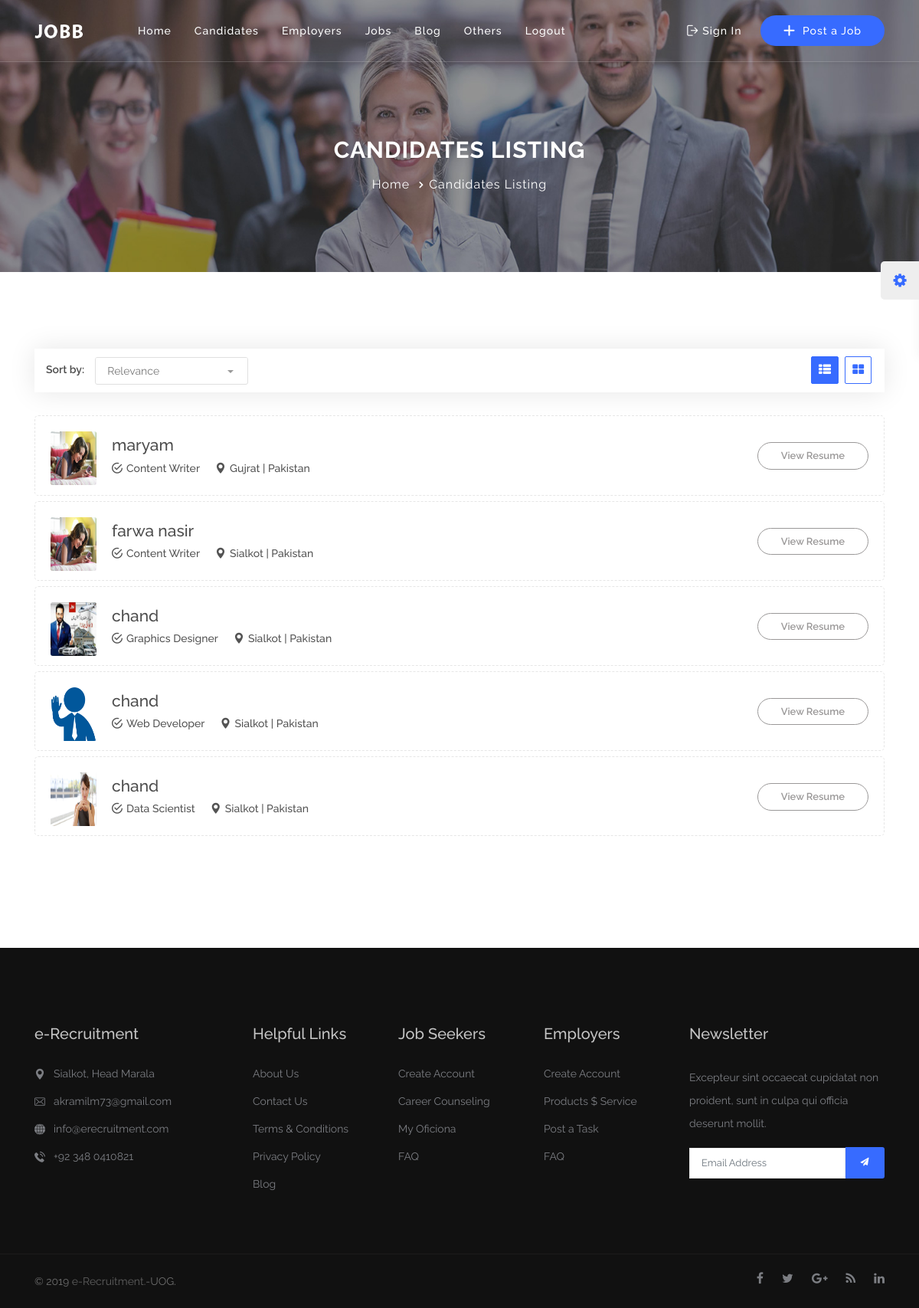
/candidate-list.php, run on the app's committed database.
### tables this page shows
CREATE TABLE `job_apply` (
  `id` int(11) NOT NULL,
  `name` varchar(255) NOT NULL,
  `father_name` varchar(255) NOT NULL,
  `email` varchar(255) NOT NULL,
  `address` varchar(255) NOT NULL,
  `gender` varchar(255) NOT NULL,
  `country` varchar(255) NOT NULL,
  `city` varchar(255) NOT NULL,
  `experties` varchar(255) NOT NULL,
  `qualification` varchar(255) NOT NULL,
  `experience` varchar(244) NOT NULL,
  `about_you` text NOT NULL,
  `picture` varchar(255) NOT NULL,
  `resume` varchar(255) NOT NULL,
  `current_date` timestamp NOT NULL DEFAULT CURRENT_TIMESTAMP,
  `j_id` int(11) NOT NULL
);

### HTML/candidatePagination.php (called while the page is built, shortened)
<?php
include('includes/db.php');
$page = (isset($_GET['page']) && $_GET['page'] > 0) ? $_GET['page'] : 1;
$perPage = 5;
$limit = ($page > 1) ? ($page * $perPage) - $perPage : 0 ;
$sql = "SELECT SQL_CALC_FOUND_ROWS * FROM job_apply LIMIT {$limit}, {$perPage}";
$query = mysqli_query($con,$sql);
$records = mysqli_fetch_all($query);
?>

### HTML/candidate-list.php (the view, shortened to what this page needs)
<!DOCTYPE html>
<html lang="zxx">
<head>
    <link rel="stylesheet" type="text/css" href="css/bootstrap.min.css">
    <link rel="stylesheet" type="text/css" href="css/animate.min.css">
    <link rel="stylesheet" type="text/css" href="css/bootstrap-submenu.css">
    <link rel="stylesheet" type="text/css" href="css/bootstrap-select.min.css">
    <link rel="stylesheet" type="text/css" href="css/magnific-popup.css">
    <link rel="stylesheet" type="text/css" href="css/daterangepicker.css">
    <link rel="stylesheet" href="css/leaflet.css" type="text/css">
    <link rel="stylesheet" href="css/map.css" type="text/css">
    <link rel="stylesheet" type="text/css" href="fonts/font-awesome/css/font-awesome.min.css">
    <link rel="stylesheet" type="text/css" href="fonts/flaticon/font/flaticon.css">
    <link rel="stylesheet" type="text/css" href="fonts/linearicons/style.css">
    <link rel="stylesheet" type="text/css"  href="css/jquery.mCustomScrollbar.css">
    <link rel="stylesheet" type="text/css"  href="css/dropzone.css">
    <link rel="stylesheet" type="text/css"  href="css/slick.css">
    <link rel="stylesheet" type="text/css" href="css/style.css">
    <link rel="stylesheet" type="text/css" id="style_sheet" href="css/skins/midnight-blue.css">
    <link rel="stylesheet" type="text/css" href="css/ie10-viewport-bug-workaround.css">
</head>
<body>
<?php include("includes/header.php")?>
<div class="sub-banner bg-color-full">
      <img class="d-block w-100 h-100" src="img/employer-list.jpg" alt="banner">
    <div class="container">
        <div class="breadcrumb-area">
            <h1>Candidates Listing</h1>
            <ul class="breadcrumbs">
                <li><a href="index.html">Home</a></li>
                <li class="active">Candidates Listing</li>
            </ul>
        </div>
    </div>
</div>
<div class="candidate-listing-section content-area">
    <div class="container">
        <div class="row">
            <div class="col-lg-12 col-md-12">
                <div class="option-bar d-none d-xl-block d-lg-block d-md-block d-sm-block">
                    <div class="row">
                        <div class="col-lg-6 col-md-7 col-sm-7">
                            <div class="sorting-options2">
                                <span class="sort">Sort by:</span>
                                <select class="selectpicker search-fields" name="default-order">
                                    <option>Relevance</option>
                                </select>
                            </div>
                        </div>
                        <div class="col-lg-6 col-md-5 col-sm-5">
                            <div class="sorting-options">
                                <a href="#" class="change-view-btn active-view-btn"><i class="fa fa-th-list"></i></a>
                                <a href="#" class="change-view-btn"><i class="fa fa-th-large"></i></a>
                            </div>
                        </div>
                    </div>
                </div>
                <?php require_once 'candidatePagination.php'; ?>
                <?php foreach ($records as $record):?>
                <div class="candidate-box">
                    <div class="company-logo">
                        <img src="<?php echo $record[12]; ?>" alt="avatar" width="140px"height="70px">
                    </div>
                    <div class="description">
                        <div class="f-left">
                            <h5 class="title"><a href="candidate-details.php?c_id=<?php echo $record[0]; ?> &c_email=<?php echo $record[3]; ?> "><?php echo $record[1]; ?></a></h5>
                            <div class="candidate-listing-footer">
                                <ul>
                                    <li><i class="flaticon-tick"></i><?php echo $record[8]; ?></li>
                                    <li><i class="flaticon-pin"></i><?php echo $record[7]; ?> | <?php echo $record[6]; ?></li>
                                </ul>
                            </div>
                        </div>
                       <a href="<?php echo $record[13]; ?>" class="apply-button">View Resume</a>
                    </div>
                </div>
            <?php endforeach; ?>
                <div class="pagination-box hidden-mb-45 text-center">
                    <nav aria-label="Page navigation example">
                    </nav>
                </div>
            </div>
        </div>
    </div>
</div>
<?php include("includes/footer.php")?>
</body>
</html>

### HTML/includes/header.php (shortened to what this page needs)
<header class="main-header header-transparent sticky-header">
    <div class="container">
        <nav class="navbar navbar-expand-lg navbar-light">
            <a class="navbar-brand logo" href="index-3.php">
                <img src="img/logos/logo2.png" alt="logo">
            </a>
            <div class="collapse navbar-collapse" id="navbarSupportedContent">
                <ul class="navbar-nav header-ml">
                    <li class="nav-item dropdown active">
                        <a class="nav-link " href="index-3.php" id="navbarDropdownMenuLink">
                            Home
                        </a>
                    </li>
                    <li class="nav-item dropdown">
                        <a class="nav-link dropdown-toggle" href="#" id="navbarDropdownMenuLink9" data-toggle="dropdown" aria-haspopup="true" aria-expanded="false">
                            Candidates
                        </a>
                    </li>
                    <li class="nav-item dropdown">
                        <a class="nav-link dropdown-toggle" href="#" id="navbarDropdownMenuLink2" data-toggle="dropdown" aria-haspopup="true" aria-expanded="false">
                            Employers
                        </a>
                    </li>
                    <li class="nav-item dropdown">
                      <a class="nav-link " href="job-list.php" id="navbarDropdownMenuLink">
                          Jobs
                      </a>
                    </li>
                    <li>
                        <a class="nav-link dropdown-toggle" href="blog-columns-1.php" id="navbarDropdownMenuLink7">
                            Blog
                        </a>
                    </li>
                    <li class="nav-item dropdown">
                        <a class="nav-link dropdown-toggle" href="#" id="navbarDropdownMenuLink9" data-toggle="dropdown" aria-haspopup="true" aria-expanded="false">
                            Others
                        </a>
                    </li>
                    <li>
                        <a class="nav-link dropdown-toggle" href="logout.php" id="navbarDropdownMenuLink7">
                            Logout
                        </a>
                    </li>
                </ul>
                <ul class="navbar-nav ml-auto">
                    <li class="nav-item ">
                        <a class="nav-link" href="login.php">
                            <i class="flaticon-logout"></i>Sign In
                        </a>
                    </li>
                    <li class="nav-item">
                        <a href="login.php" class="nav-link link-color"><i class="flaticon-plus"></i> Post a Job</a>
                    </li>
                </ul>
            </div>
        </nav>
    </div>
</header>

### HTML/includes/footer.php
<footer class="footer">
    <div class="container footer-inner">
        <div class="row">
            <div class="col-xl-3 col-lg-3 col-md-4 col-sm-6">
                <div class="footer-item clearfix">
                    <h4>e-Recruitment</h4>
                    <ul class="contact-info">
                        <li>
                            <i class="flaticon-pin"></i>Sialkot, Head Marala
                        </li>
                        <li>
                            <i class="flaticon-mail"></i><a href="mailto:sales@hotelempire.com">akramilm73@gmail.com</a>
                        </li>
                        <li>
                            <i class="flaticon-internet"></i><a href="mailto:sales@hotelempire.com">info@erecruitment.com</a>
                        </li>
                        <li>
                            <i class="flaticon-phone"></i><a href="tel:+55-417-634-7071">+92 348 0410821</a>
                        </li>
                    </ul>
                </div>
            </div>
            <div class="col-xl-2 col-lg-2 col-md-4 col-sm-6">
                <div class="footer-item">
                    <h4>Helpful Links</h4>
                    <ul class="links">
                        <li>
                            <a href="#">About Us</a>
                        </li>
                        <li>
                            <a href="#">Contact Us</a>
                        </li>
                        <li>
                            <a href="#">Terms & Conditions</a>
                        </li>
                        <li>
                            <a href="#">Privacy Policy</a>
                        </li>
                        <li>
                            <a href="#">Blog</a>
                        </li>
                    </ul>
                </div>
            </div>
            <div class="col-xl-2 col-lg-2 col-md-4 col-sm-6">
                <div class="footer-item">
                    <h4>Job Seekers</h4>
                    <ul class="links">
                        <li>
                            <a href="#">Create Account</a>
                        </li>
                        <li>
                            <a href="#">Career Counseling</a>
                        </li>
                        <li>
                            <a href="#">My Oficiona</a>
                        </li>
                        <li>
                            <a href="#">FAQ</a>
                        </li>
                    </ul>
                </div>
            </div>
            <div class="col-xl-2 col-lg-2 col-md-4 col-sm-6">
                <div class="footer-item">
                    <h4>Employers</h4>
                    <ul class="links">
                        <li>
                            <a href="#">Create Account</a>
                        </li>
                        <li>
                            <a href="#">Products $ Service</a>
                        </li>
                        <li>
                            <a href="#">Post a Task</a>
                        </li>
                        <li>
                            <a href="#">FAQ</a>
                        </li>
                    </ul>
                </div>
            </div>
            <div class="col-xl-3 col-lg-3 col-md-8 col-sm-12">
                <div class="footer-item clearfix">
                    <h4>Newsletter</h4>
                    <div class="Subscribe-box">
                        <p>Excepteur sint occaecat cupidatat non proident, sunt in culpa qui officia deserunt mollit.</p>
                        <form class="form-inline" action="#" method="GET">
                            <input type="text" class="form-control mb-sm-0" id="inlineFormInputName3" placeholder="Email Address">
                            <button type="submit" class="btn"><i class="fa fa-paper-plane"></i></button>
                        </form>
                    </div>
                </div>
            </div>
        </div>
    </div>
</footer>
<div class="sub-footer">
    <div class="container">
        <div class="row">
            <div class="col-lg-8 col-md-8">
                <p class="copy">© 2019 <a href="#">e-Recruitment.</a>-UOG.</p>
            </div>
            <div class="col-lg-4 col-md-4">
                <ul class="social-list clearfix">
                    <li><a href="#" class="facebook"><i class="fa fa-facebook"></i></a></li>
                    <li><a href="#" class="twitter"><i class="fa fa-twitter"></i></a></li>
                    <li><a href="#" class="google"><i class="fa fa-google-plus"></i></a></li>
                    <li><a href="#" class="rss"><i class="fa fa-rss"></i></a></li>
                    <li><a href="#" class="linkedin"><i class="fa fa-linkedin"></i></a></li>
                </ul>
            </div>
        </div>
    </div>
</div>

### HTML/css/skins/midnight-blue.css (style rules this page uses)
.main-header .navbar-expand-lg .navbar-nav .link-color { background: #376bff; }
.footer .form-inline .btn { background: #376bff; color: #fff; }
.change-view-btn { color: #376bff; border: solid 1px #376bff; }
.active-view-btn { background: #376bff; border: solid 1px #376bff; }

### data on the page
job_apply: picture (picture), name "maryam", experties "Content Writer", city "Gujrat", country "Pakistan"
job_apply: picture (picture), name "farwa nasir", experties "Content Writer", city "Sialkot", country "Pakistan"
job_apply: picture (picture), name "chand", experties "Graphics Designer", city "Sialkot", country "Pakistan"
job_apply: picture (picture), name "chand", experties "Web Developer", city "Sialkot", country "Pakistan"
job_apply: picture (picture), name "chand", experties "Data Scientist", city "Sialkot", country "Pakistan"
